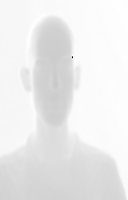
%> input picture Exp_Nut_Depth.png, 128 x 200 px
$ octave 'c.3.7_IQA metrics.m'   (GNU Octave 9; MATLAB toolbox functions it lacks are replaced by stand-ins)
%> lines starting %> are read from the running program, lines starting %| are printed output that depends on the picture
clc;    % Clearing the Command Window
clear;  % Clearing the Workspace
Depth= imread('Exp_Nut_Depth.png'); % Reading depth image
%> Depth is the input picture: size 200x128 uint8; min 0, max 255, mean 235.4
Depth = imresize(Depth, [256 256]); % Resizing depth image to 256*256 dimensions
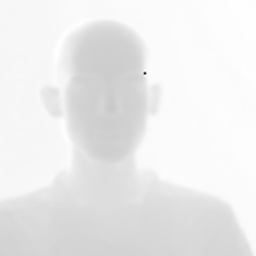
%> Depth: size 256x256 uint8; min 23, max 255, mean 235.4
noisy = imnoise(Depth,'gaussian', 0.02); % Adding gaussian noise
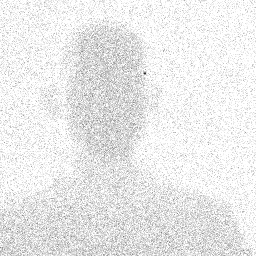
%> noisy: size 256x256 uint8; min 43, max 255, mean 234.1
%%Full refrence
% Peak Signal to Noise Ratio (PSNR)
[peaksnr, snr] = psnr(noisy, Depth);
%> peaksnr = 22.25; snr = 21.58
fprintf('\n The Peak-SNR value is %0.4f', peaksnr);
%|  The Peak-SNR value is 22.2548
% Mean Square Error (MSE)
mse = immse(noisy, Depth);
%> mse = 386.9
fprintf('\n The mean-squared error is %0.4f\n', mse);
%|  The mean-squared error is 386.9003
% Structural similarity (SSIM) index
[ssimval,ssimmap] = ssim(noisy, Depth);
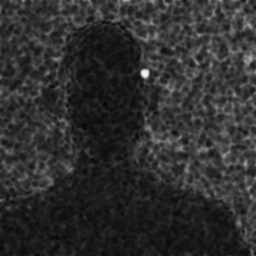
%> ssimmap: size 256x256 double; min 0.0148, max 0.961, mean 0.185
%> ssimval = 0.185
fprintf('\n The SSIM error is %0.4f\n', ssimval);
%|  The SSIM error is 0.1845
%% No refrence
% Blind/Referenceless Image Spatial Quality Evaluator (BRISQUE)
%> (the run ends here)
